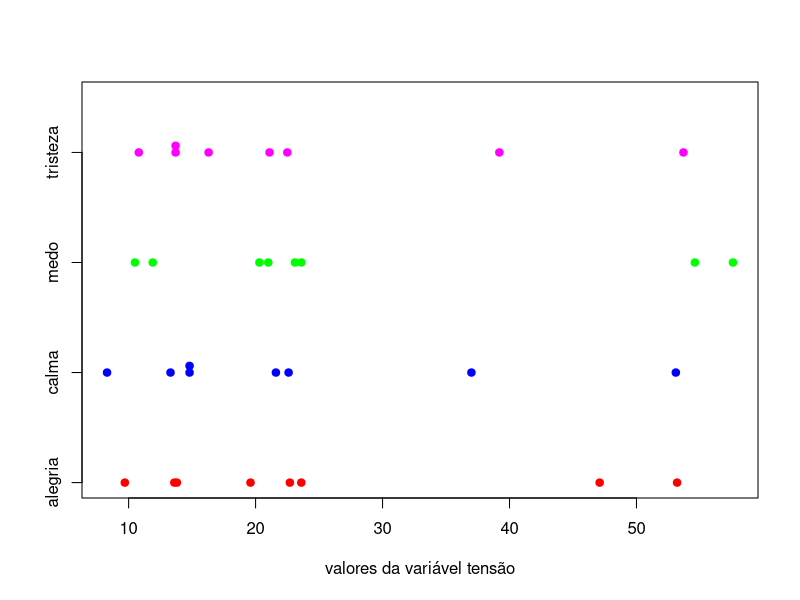
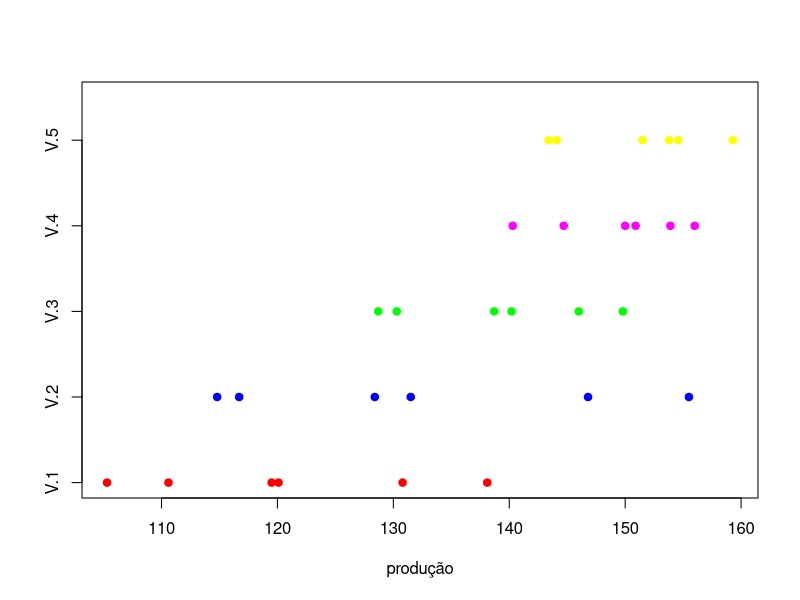

These charts were generated, in order, by the following R code:
## ---- chunk 1
sensacoes <- matrix(c(23.1, 57.6, 10.5, 23.6, 11.9, 54.6, 21.0, 20.3,
              22.7, 53.2,  9.7, 19.6, 13.8, 47.1, 13.6, 23.6,
              22.5, 53.7, 10.8, 21.1, 13.7, 39.2, 13.7, 16.3,
              22.6, 53.1,  8.3, 21.6, 13.3, 37.0, 14.8, 14.8), 
              ncol = 4,byrow=FALSE, dimnames = list(1:8,
              c("medo", "alegria", "tristeza", "calma")))

sensacoes
## ---- chunk 2
summary(sensacoes)
## ---- chunk 3
dp    <- apply(sensacoes, 2, sd)
media <- apply(sensacoes, 2, mean)

cv <- round((dp/media) * 100, 2)
cv
## ---- chunk 4
respostas <- matrix(c(23.1, 57.6, 10.5, 23.6, 11.9, 54.6, 21.0, 20.3,
                      22.7, 53.2,  9.7, 19.6, 13.8, 47.1, 13.6, 23.6,
                      22.5, 53.7, 10.8, 21.1, 13.7, 39.2, 13.7, 16.3,
                      22.6, 53.1,  8.3, 21.6, 13.3, 37.0, 14.8, 14.8), 
                     ncol = 4, byrow = FALSE)
respostas

grupos <- matrix(c(rep("medo", 8), rep("alegria", 8), 
             rep("tristeza", 8), rep("calma", 8)), ncol = 4, 
             byrow = FALSE)

grupos
## ---- chunk 5
stripchart(respostas ~ grupos, col = c("red","blue","green", "magenta"),  
           pch = c(19, 19, 19, 19), method = "stack", xlab = "valores da variável tensão")
## ---- chunk 6
friedman.test(sensacoes)
## ---- chunk 7
producao <- matrix(c(110.6, 119.5, 120.1, 105.3, 130.8, 138.1,
                     116.7, 128.4, 131.5, 114.8, 146.8, 155.5,
                     128.7, 140.2, 130.3, 138.7, 146.0, 149.8,
                     140.3, 150.0, 150.9, 144.7, 153.9, 156.0,
                     143.4, 153.8, 151.5, 144.1, 154.6, 159.3),
                     ncol = 5, byrow=FALSE, dimnames = list(1:6,
                     c("V.1", "V.2", "V.3", "V.4", "V.5")))

producao
## ---- chunk 8
summary(producao)
## ---- chunk 9
dp    <- apply(producao, 2, sd)
media <- apply(producao, 2, mean)

cv <- round((dp/media) * 100, 2)
cv
## ---- chunk 10
respostas <- matrix(c(110.6, 119.5, 120.1, 105.3, 130.8, 138.1,
                     116.7, 128.4, 131.5, 114.8, 146.8, 155.5,
                     128.7, 140.2, 130.3, 138.7, 146.0, 149.8,
                     140.3, 150.0, 150.9, 144.7, 153.9, 156.0,
                     143.4, 153.8, 151.5, 144.1, 154.6, 159.3),
                     ncol = 5, byrow=FALSE)

grupos <- matrix(c(rep("V.1", 6), rep("V.2", 6), rep("V.3", 6), 
                   rep( "V.4", 6), rep("V.5", 6)), ncol = 5, 
                    byrow = FALSE)
## ---- chunk 11
stripchart(respostas ~ grupos, col = c("red","blue","green", "magenta", "yellow"),  
           pch = c(19, 19, 19, 19, 19), method = "stack", xlab = "produção")
## ---- chunk 12
friedman.test(producao)
## ---- chunk 13
respostas <- matrix(c(110.6, 119.5, 120.1, 105.3, 130.8, 138.1,
                     116.7, 128.4, 131.5, 114.8, 146.8, 155.5,
                     128.7, 140.2, 130.3, 138.7, 146.0, 149.8,
                     140.3, 150.0, 150.9, 144.7, 153.9, 156.0,
                     143.4, 153.8, 151.5, 144.1, 154.6, 159.3),
                     ncol = 5, byrow=FALSE)
## ---- chunk 14
b.1 <- rank(respostas[1,]) # atribuicao de postos na linha 1
b.2 <- rank(respostas[2,])
b.3 <- rank(respostas[3,])
b.4 <- rank(respostas[4,])
b.5 <- rank(respostas[5,])
b.6 <- rank(respostas[6,])
todos.postos <- rbind(b.1, b.2, b.3, b.4, b.5, b.6)
todos.postos
## ---- chunk 15
postos <- cbind(sum(todos.postos[,1]), sum(todos.postos[,2]),
                     sum(todos.postos[,3]), sum(todos.postos[,4]),
                     sum(todos.postos[,5]))
postos

soma.postos <- sum(postos)
soma.postos

postos^2

soma.postos.2 <- sum(postos^2)
soma.postos.2
## ---- chunk 16
teste.Friedman <- (12/(6*5*6))*soma.postos.2 - 3*6*6
teste.Friedman
